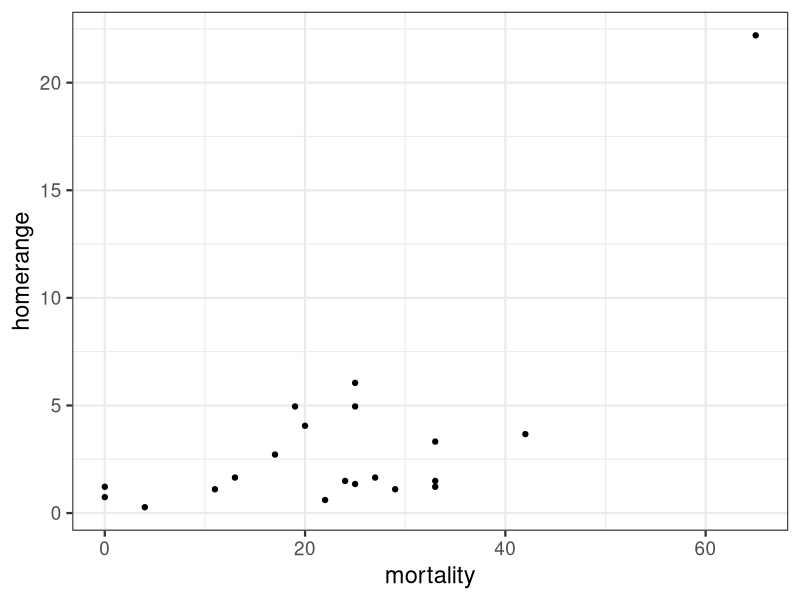
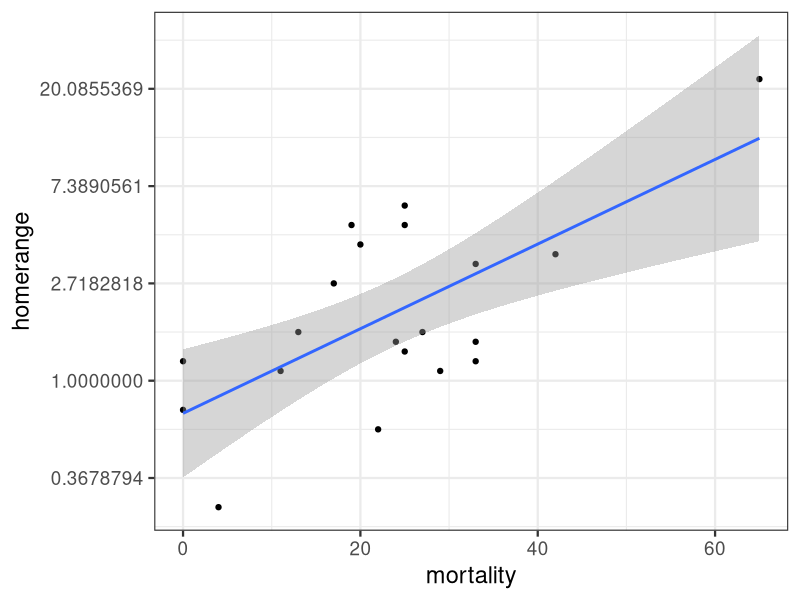
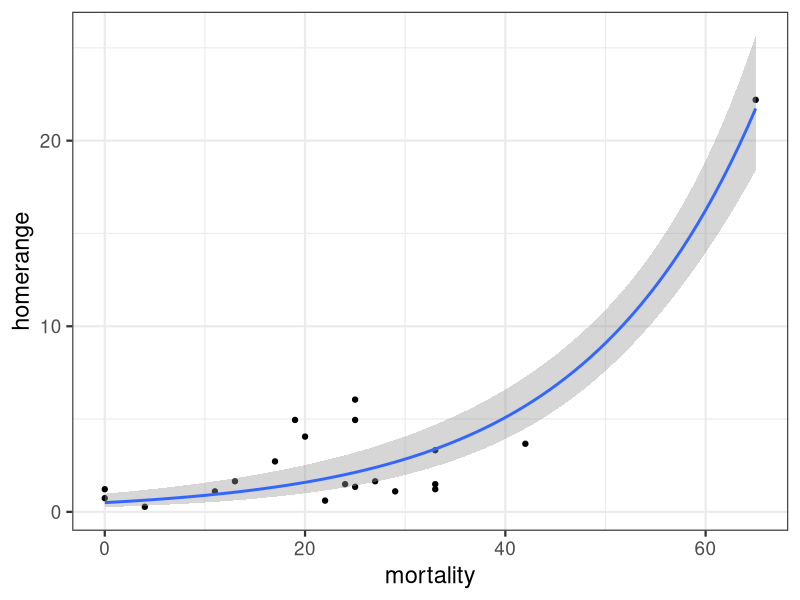
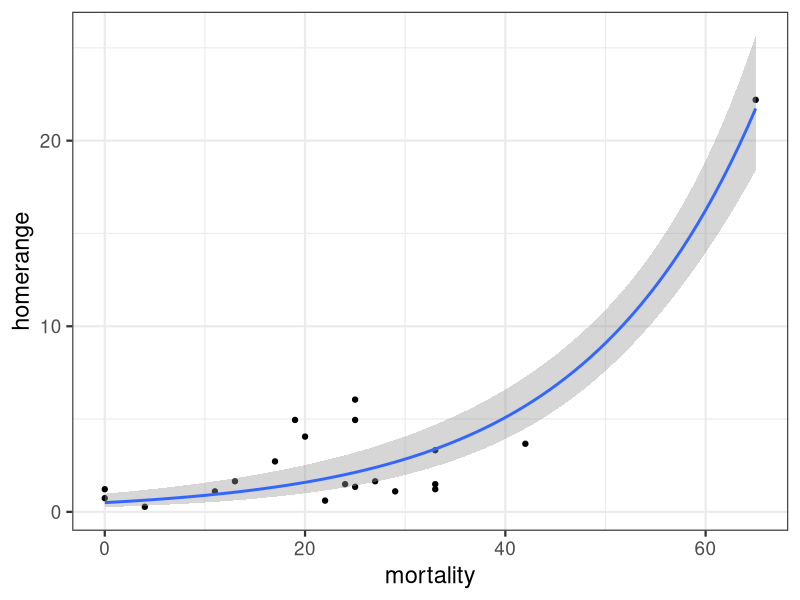
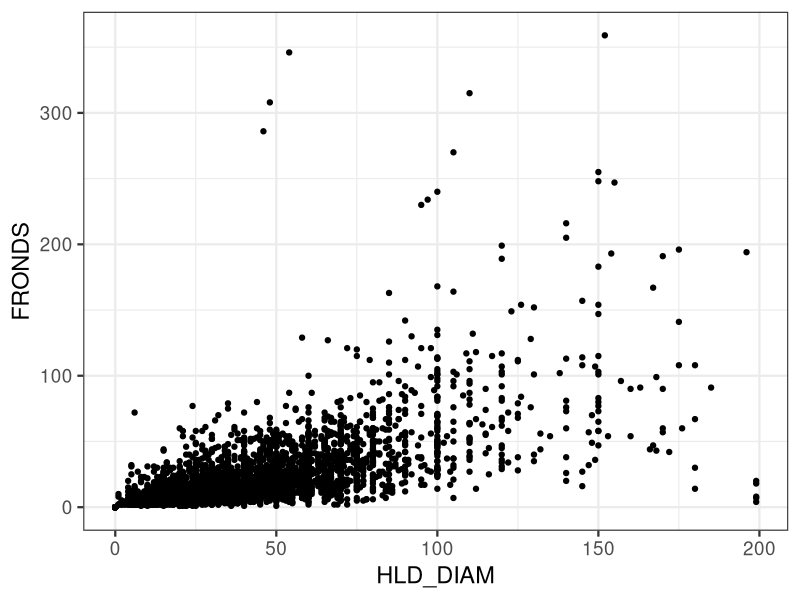
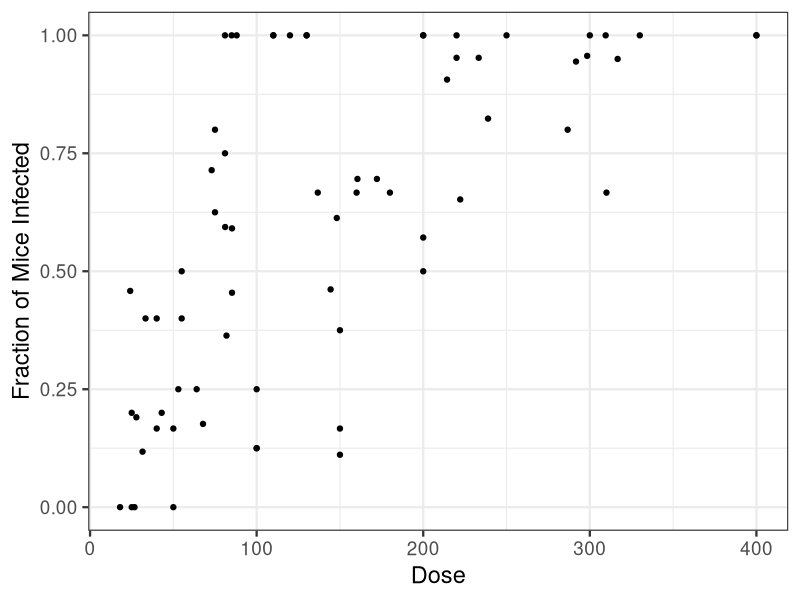
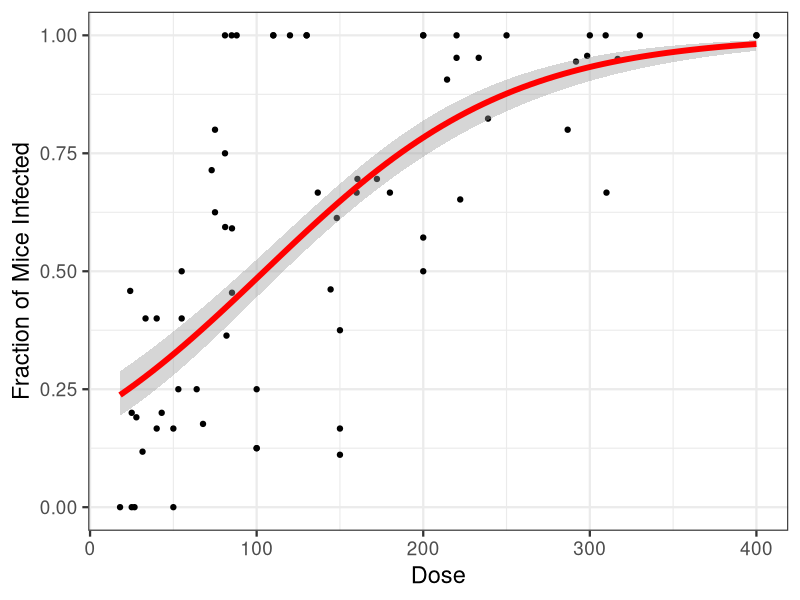
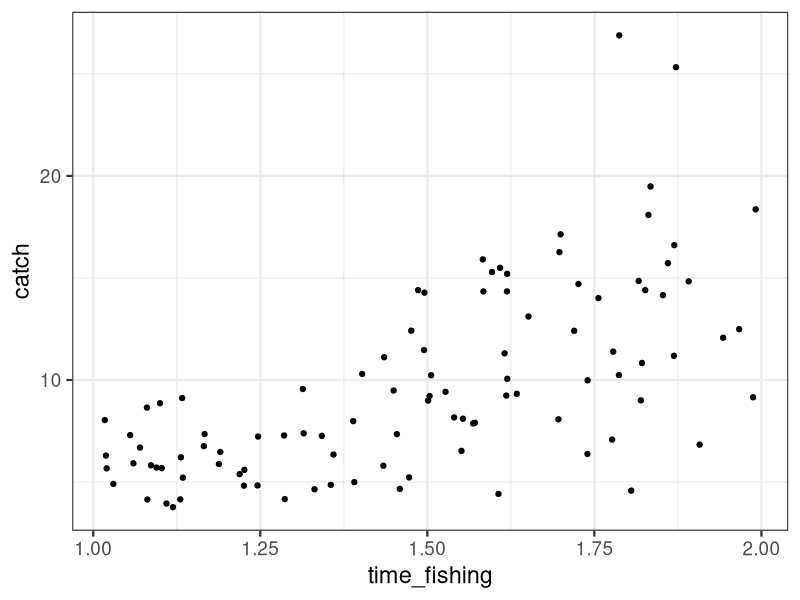

The R source for these figures, in order:
## ---- chunk 1
library(knitr)
library(readr)
library(tidyverse)
library(ggplot2)
library(car)
theme_set(theme_bw(base_size=17))
opts_chunk$set(echo=FALSE, message=FALSE, warning=FALSE,
               fig.width=7, fig.height=5)
## ---- chunk 2
zoo <- read.csv("./data/17q02ZooMortality Clubb and Mason 2003 replica.csv")
home <- ggplot(zoo, aes(x=mortality, y=homerange)) + geom_point()
home
## ---- chunk 3
home +
  scale_y_continuous(trans="log") +
  stat_smooth(method="lm") 
## ---- chunk 4
home +
  stat_smooth(method="glm", method.args=list(family=gaussian(link="log")))
## ---- chunk 5
zoo_mod <- glm(homerange ~ mortality, data=zoo,
               family=gaussian(link="log"))
## ---- chunk 6
library(car)
Anova(zoo_mod)
## ---- chunk 7
home +
  stat_smooth(method="glm", 
              method.args=list(family=gaussian(link="log")))
## ---- chunk 8
kelp <- read.csv("./data/giant_kelp_all_years_20110921_clean.csv") %>%
  filter(HLD_DIAM<200)

kelp_plot <- ggplot(kelp, aes(x=HLD_DIAM, y=FRONDS)) +
  geom_point()
kelp_plot
## ---- chunk 9
kelp_mod <- glm(FRONDS ~ HLD_DIAM, data=kelp,
               family=poisson(link="log"))
## ---- chunk 10
crypto <- read.csv("./data/cryptoDATA.csv") %>%
  mutate(success=Y/N)
## ---- chunk 11
cryptoPlot <- qplot(Dose, success, data=crypto) +
  ylab("Fraction of Mice Infected")

cryptoPlot
## ---- chunk 12
cryptoPlot+
  stat_smooth(method="glm", aes(weight=N), 
              method.args=list(family=binomial()),  col="red", lwd=2) 

## ---- chunk 13
crypto_glm <- glm(Y/N ~ Dose,
                  weight=N,
                  family=binomial(link="logit"),
                  data=crypto)
## ---- chunk 14
knitr::kable(Anova(crypto_glm))
## ---- chunk 15
knitr::kable(broom::tidy(crypto_glm))
## ---- chunk 16
fish <- read_csv("./data/fishing_time.csv")
fish_plot <- ggplot(fish,
                    aes(x=time_fishing, y = catch)) +
  geom_point()

fish_plot
## ---- chunk 17
crossing(x = seq(0.01, 10, length.out=100), shape = 1:5) %>%
  mutate(prob = dgamma(x, shape = shape, scale = 1)) %>%
  ggplot(aes(x,prob, color=factor(shape))) +
  geom_line() +
  guides(color = guide_legend("Shape"))
## ---- chunk 18
crossing(x = seq(0.01, 50, length.out=100), scale = 1:5, shape=5) %>%
  mutate(prob = dgamma(x, shape = shape, scale = scale)) %>%
  ggplot(aes(x,prob, color=factor(scale))) +
  geom_line() +
  guides(color = guide_legend("Rate"))
## ---- chunk 19
fish_fit <- glm(catch ~ time_fishing,
                data = fish,
                family=Gamma(link="log"))

knitr::kable(car::Anova(fish_fit))
## ---- chunk 20
knitr::kable(round(summary(fish_fit)$coefficients,4))
## ---- chunk 21
fish_plot +
  stat_smooth(method = "glm", 
              method.args=list(family=Gamma(link="log")),  
              col="red", lwd=2) 
